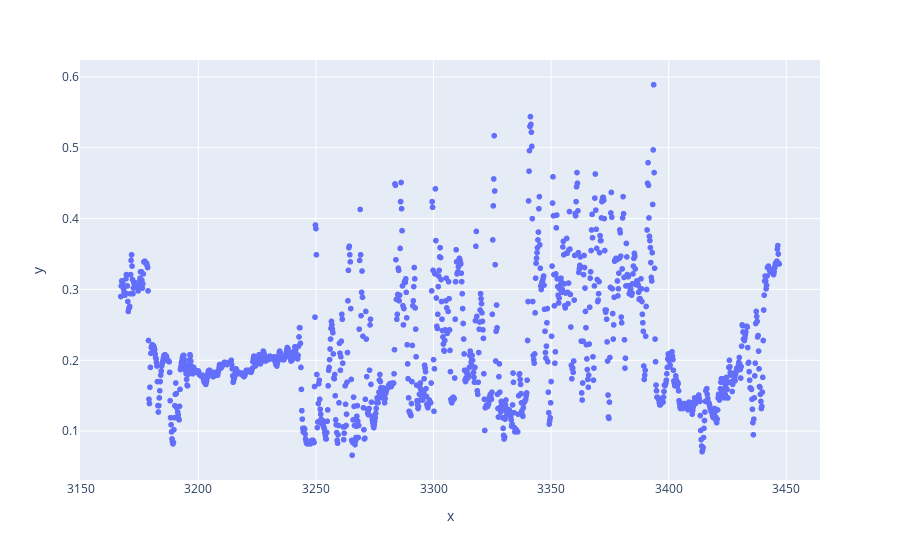

Source (notebook cell):
### Code cell
pe.scatter(x=n2["DEPTH"], y = n2["NPHI"])

### Figure 1 — Plotly figure (JSON) as saved in the notebook; plotly's stock layout.template omitted (floating-point values rounded to 4 significant figures; data arrays with more than 128 entries replaced by an {"elided": "..."} marker saying what was removed)
{"data": [{"hovertemplate": "x=%{x}<br>y=%{y}<extra></extra>", "legendgroup": "", "marker": {"color": "#636efa", "symbol": "circle"}, "mode": "markers", "name": "", "showlegend": false, "type": "scattergl", "x": {"elided": "1609 float values"}, "xaxis": "x", "y": {"elided": "1609 float values"}, "yaxis": "y"}], "layout": {"legend": {"tracegroupgap": 0}, "margin": {"t": 60}, "xaxis": {"anchor": "y", "domain": [0, 1], "title": {"text": "x"}}, "yaxis": {"anchor": "x", "domain": [0, 1], "title": {"text": "y"}}}}
